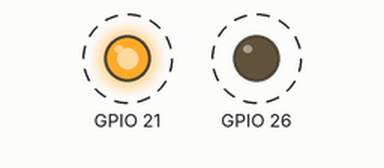
Simulated run of this program. Board: Raspberry Pi (BCM pin numbers). On the bench: output pins drawn as LEDs (lit = HIGH). Dashed ring = blinking. What the program prints to the terminal is not drawn.

Above: at 0.5 s.
Timing chart, 0 to 4.6 s (numbered marks = the images above):
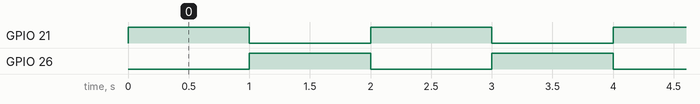

Measured:
- by itself, GPIO 21, GPIO 26: alternates HIGH for 1.0 s and LOW for 1.0 s

The program:

doubleledblink.py
```python
import RPi.GPIO as GPIO
import time

GPIO.setmode(GPIO.BCM)
GPIO.setwarnings(False)
GPIO.setup(21,GPIO.OUT)
GPIO.setup(26,GPIO.OUT)
while True:
	GPIO.output(21,GPIO.HIGH)
	print("LED 1 is on")
	time.sleep(1)
	GPIO.output(21,GPIO.LOW)
	print("LED 1 is off")
	print("LED 2 is on")
	GPIO.output(26,GPIO.HIGH)
	time.sleep(1)
	GPIO.output(26,GPIO.LOW)
	print("LED 2 is off")
```
